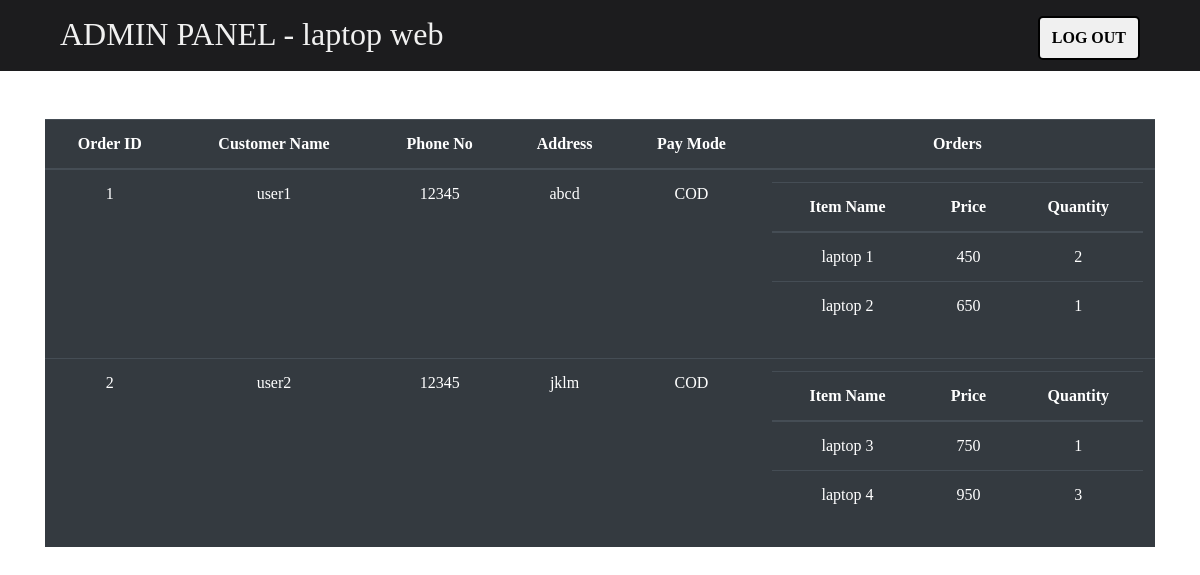
/Admin/Admin Panel.php (signed in), run on the app's committed database.
### tables this page shows
CREATE TABLE `order_manager` (
  `Order_Id` int(100) NOT NULL,
  `Full_Name` text NOT NULL,
  `Phone_No` bigint(100) NOT NULL,
  `Address` varchar(100) NOT NULL,
  `Pay_Mode` varchar(100) NOT NULL
);

CREATE TABLE `user_orders` (
  `Order_Id` int(100) NOT NULL,
  `Item_Name` varchar(100) NOT NULL,
  `Price` int(100) NOT NULL,
  `Quantity` int(100) NOT NULL
);

### Admin/Admin Panel.php (the view, shortened to what this page needs)
<?php
  require("Connection.php");
?>
<!DOCTYPE html>
<html lang="en">
<head>
  <link rel="stylesheet" href="https://cdn.jsdelivr.net/npm/bootstrap@4.6.0/dist/css/bootstrap.min.css">
</head>
<body>
<div class="header">
  <h2>ADMIN PANEL - <?php echo htmlspecialchars($_SESSION['AdminLoginId']) ?></h2>
  <form action="<?php echo $_SERVER['PHP_SELF'] ?>" method="post">
    <button type="submit" name="Logout">LOG OUT</button>
  </form>
</div>
<div class="container mt-5">
  <div class="row">
    <div class="col-lg-12">
      <table class="table text-center table-dark">
        <thead>
          <tr>
            <th scope="col">Order ID</th>
            <th scope="col">Customer Name</th>
            <th scope="col">Phone No</th>
            <th scope="col">Address</th>
            <th scope="col">Pay Mode</th>
            <th scope="col">Orders</th>
          </tr>
        </thead>
        <tbody>
          <?php
            $query="SELECT * FROM `order_manager`";
            $user_result=mysqli_query($con,$query);
            while($user_fetch=mysqli_fetch_assoc($user_result))
            {
              echo"
                <tr>
                  <td>$user_fetch[Order_Id]</td>
                  <td>$user_fetch[Full_Name]</td>
                  <td>$user_fetch[Phone_No]</td>
                  <td>$user_fetch[Address]</td>
                  <td>$user_fetch[Pay_Mode]</td>
                  <td>
                    <table class='table text-center table-dark'>
                      <thead>
                        <tr>
                          <th scope='col'>Item Name</th>
                          <th scope='col'>Price</th>
                          <th scope='col'>Quantity</th>
                        </tr>
                      </thead>
                      <tbody>
                  ";
                    $order_query="SELECT * FROM `user_orders` WHERE `Order_Id`='$user_fetch[Order_Id]'";
                    $order_result=mysqli_query($con,$order_query);
                    while($order_fetch=mysqli_fetch_assoc($order_result))
                    {
                      echo"
                        <tr>
                          <td>$order_fetch[Item_Name]</td>
                          <td>$order_fetch[Price]</td>
                          <td>$order_fetch[Quantity]</td>
                        </tr>
                      ";
                    }
              echo"
                      </tbody>
                    </table>
                  </td>
                </tr>
              ";
            }
          ?>
        </tbody>
      </table>
    </div>
  </div>
</div>
</body>
</html>

### Admin/Admin Panel.php (style rules this page uses)
* { font-family: poppins; }
body { margin: 0; }
div.header { color: #f0f0f0; font-family: poppins; display: flex; flex-direction: row; align-items: center; justify-content: space-between; padding: 10px 60px; padding-top: 15px; background-color: #1c1c1e; }
div.header button { background-color: #f0f0f0; font-size: 16px; font-weight: 550; padding: 8px 12px; border: 2px solid black; border-radius: 5px; }

### data on the page
order_manager: Order_Id "1", Full_Name "user1", Phone_No "12345", Address "abcd", Pay_Mode "COD"
user_orders: Item_Name "laptop 1", Price "450", Quantity "2"
user_orders: Item_Name "laptop 2", Price "650", Quantity "1"
order_manager: Order_Id "2", Full_Name "user2", Phone_No "12345", Address "jklm", Pay_Mode "COD"
user_orders: Item_Name "laptop 3", Price "750", Quantity "1"
user_orders: Item_Name "laptop 4", Price "950", Quantity "3"

### other printed values
$_SESSION['AdminLoginId'] "laptop web"
